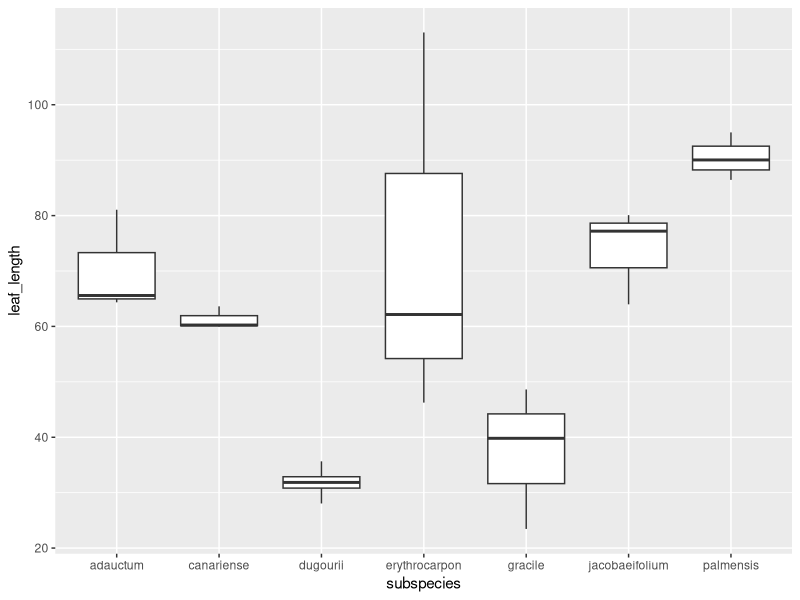
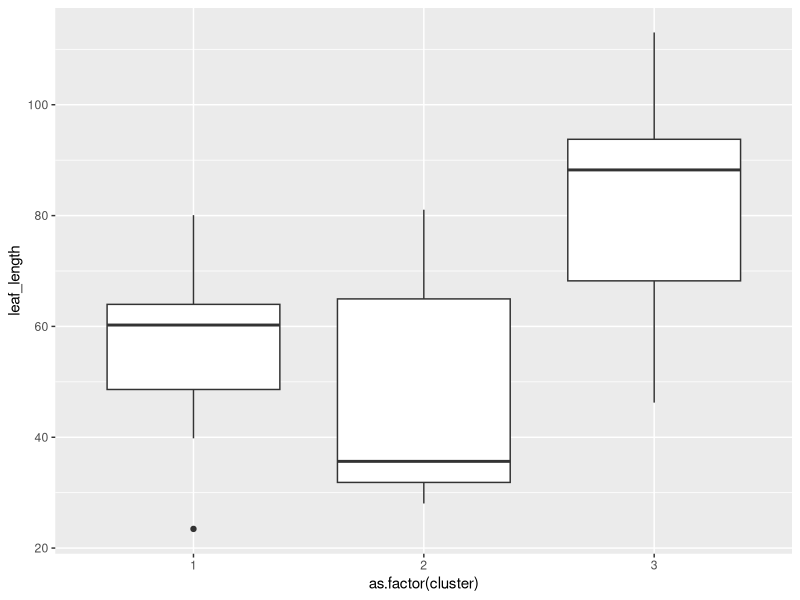
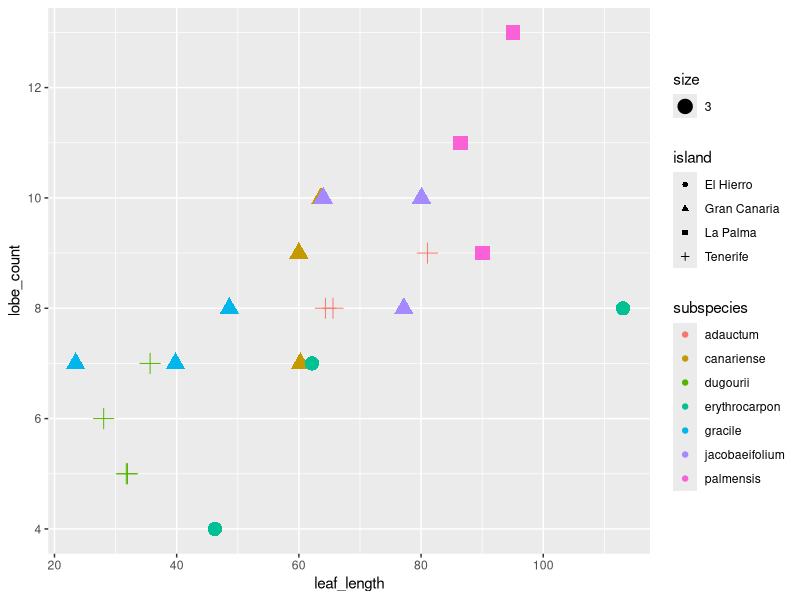
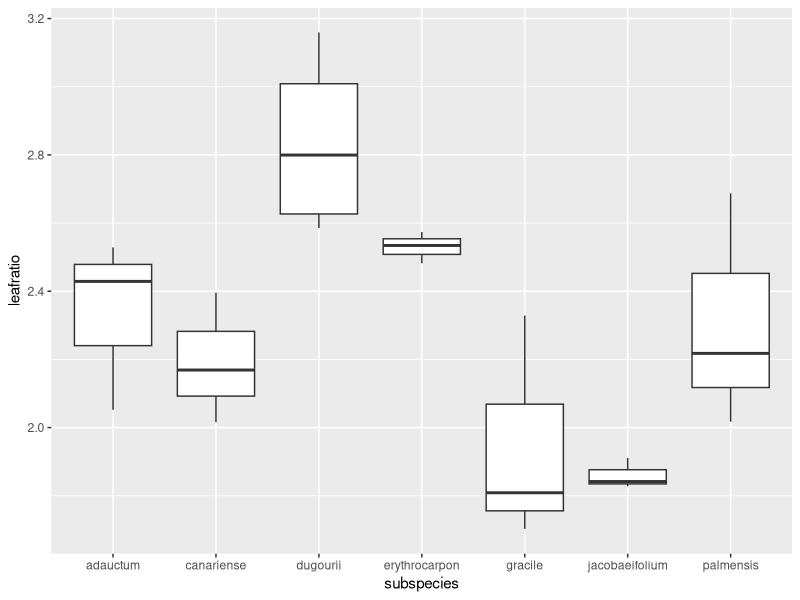
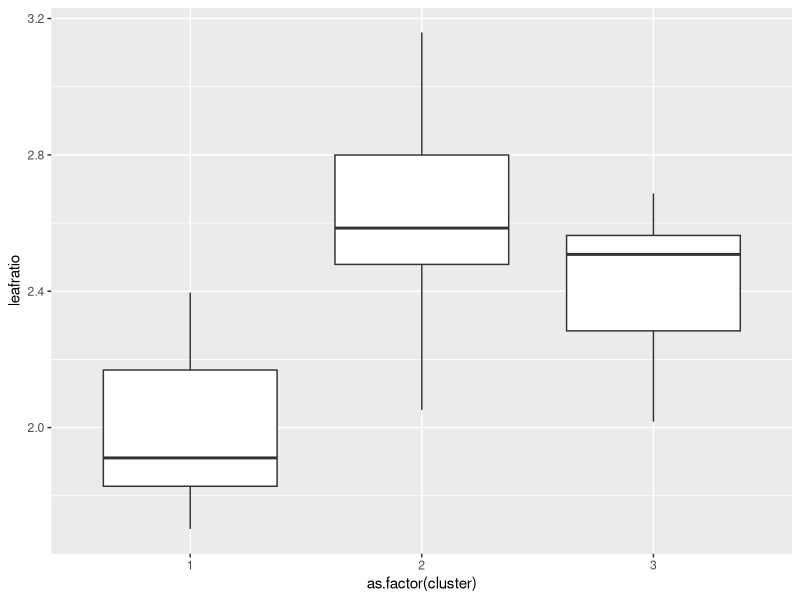
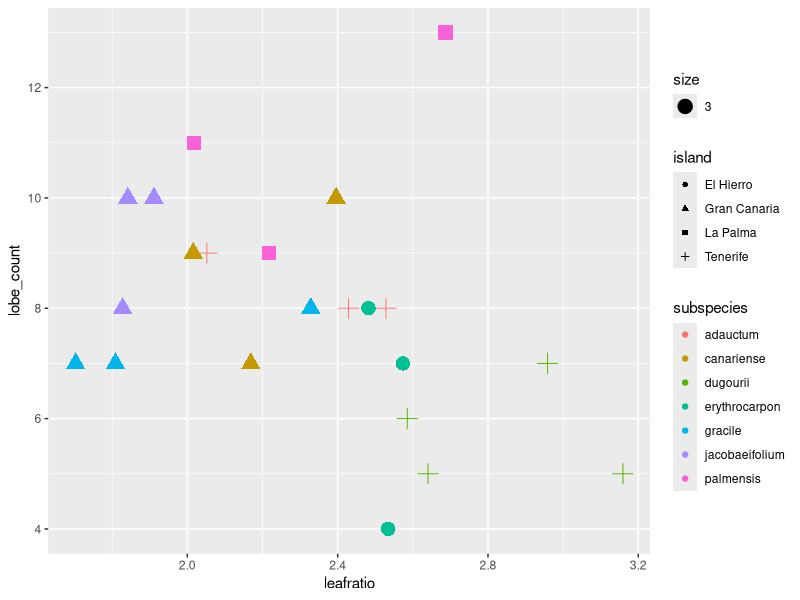
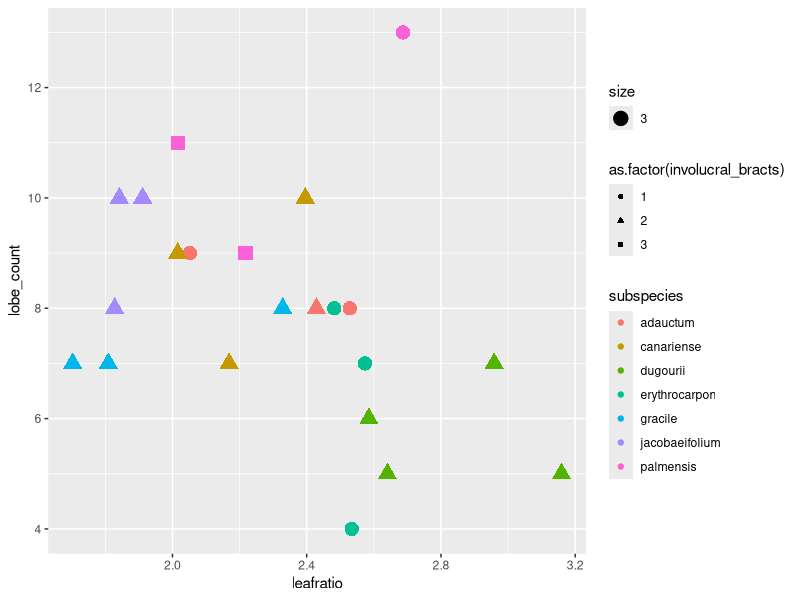
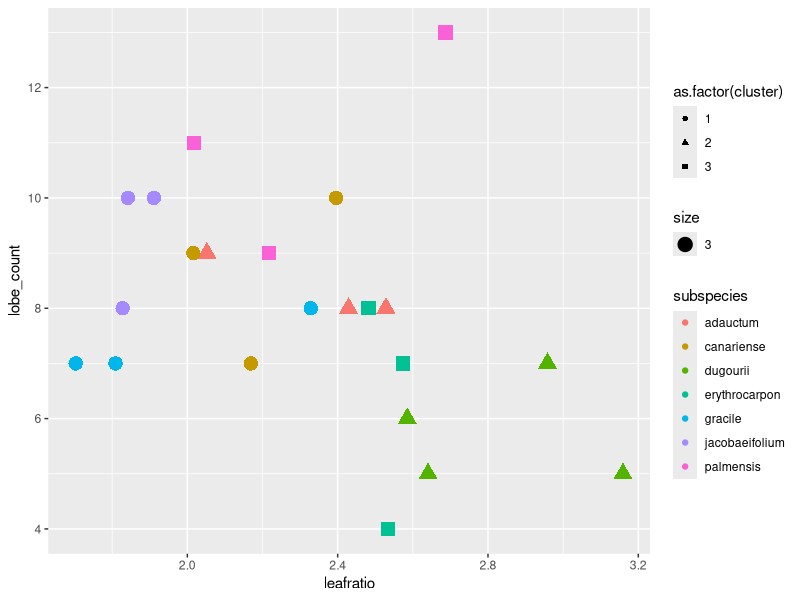

Here is the R script that generated these plots, in order:
canary <- read.csv("Canary_island_Argyranthemum.csv", header = TRUE)
head(canary)
library(ggplot2)
ggplot(canary, aes(x=subspecies, y=leaf_length)) +
  geom_boxplot ()
ggplot(canary, aes(x=as.factor(cluster), y=leaf_length)) +
  geom_boxplot ()
ggplot(canary, aes(x=leaf_length, y=lobe_count, colour=subspecies, shape=island, size=3)) +
  geom_point ()

library(dplyr)
a <- mutate(canary, leafratio = (leaf_length/leaf_width))
names(canary)
names(a)


ggplot(a, aes(x=subspecies, y=leafratio)) +
  geom_boxplot ()
ggplot(a, aes(x=as.factor(cluster), y=leafratio)) +
  geom_boxplot ()
  ggplot(a, aes(x=leafratio, y=lobe_count, colour=subspecies, shape=island, size=3)) +
    geom_point ()
  
  ggplot(a, aes(x=leafratio, y=lobe_count, colour=subspecies, shape=as.factor(involucral_bracts), size=3)) +
    geom_point ()

ggplot(a, aes(x=leafratio, y=lobe_count, colour=subspecies, shape=as.factor(cluster), size=3)) +
  geom_point ()


model1 <- lm(leafratio ~ as.factor(cluster), data = a)
library (ggfortify)
autoplot(model1)
anova(model1)
summary(model1)


model2 <- lm(leaf_length ~ as.factor(cluster), data = a)
library (ggfortify)
autoplot(model2)
anova(model2)
summary(model2)

#Tukey test to test for differences between the clusters
# according to 04_basic-stats_students.Rmd (day 03 materials)
model2.aov <- aov(model1) # repackage the model for a Tukey Test
tukey.out <- TukeyHSD(model2.aov) # generate Tukey test
tukey.out
